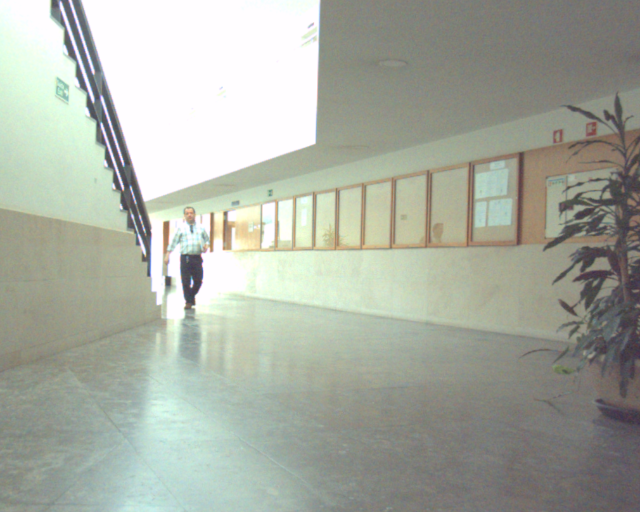
#> input picture rgb/images/000000_1715264823253314592.png, 640 x 512 px; its folder holds only this picture in this run
$ python create_rgbt.py
#> lines starting #> are read from the running program, lines starting #| are printed output that depends on the picture
import os
from PIL import Image
import numpy as np

rgb_folder = 'rgb'
thermal_folder = 'thermal'
output_folder = 'rgbt'

files = os.listdir(os.path.join(rgb_folder,'images'))

try:
    os.makedirs(os.path.join(output_folder,'images'))
    os.makedirs(os.path.join(output_folder,'labels'))
except:
    pass

id = 1
qnt = len(files)
for i in files:
    print(id,'/',qnt,'-',i)
    r_img = np.array(Image.open(os.path.join(rgb_folder,'images',i)))
#> r_img is the input picture: shape (512, 640, 3); mean R, G, B 168.8, 173.6, 162.4
    t_img = np.array(Image.open(os.path.join(thermal_folder,'images',i)))
    t_img = t_img[:, :, 0]
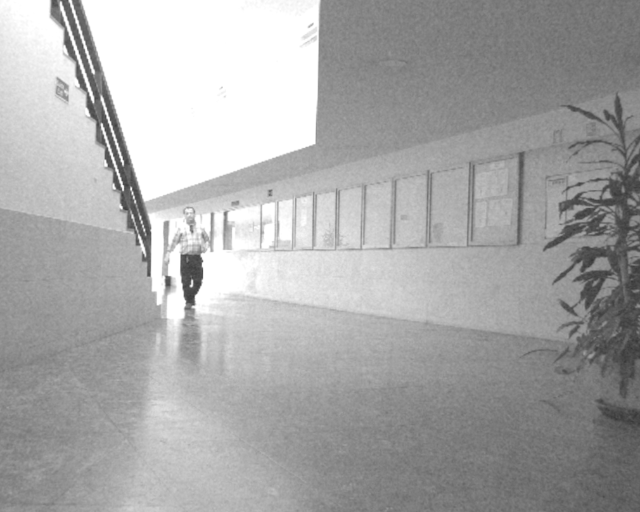
#> t_img: shape (512, 640); min 54, max 255, mean 168.8
    rgbt_img = np.concatenate((r_img,np.expand_dims(t_img,axis=2)),axis=2)
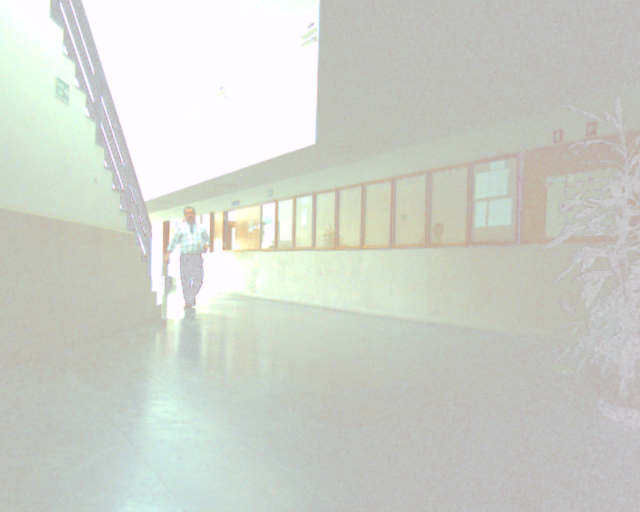
#> rgbt_img: shape (512, 640, 4); mean R, G, B, A 168.8, 173.6, 162.4, 168.8; transparent parts drawn white
    rgbt_img = Image.fromarray(rgbt_img)
    rgbt_img.save(os.path.join(output_folder,'images',i))
    id=id+1

$ run again, on rgb/images/000088_1715265041353878733.png
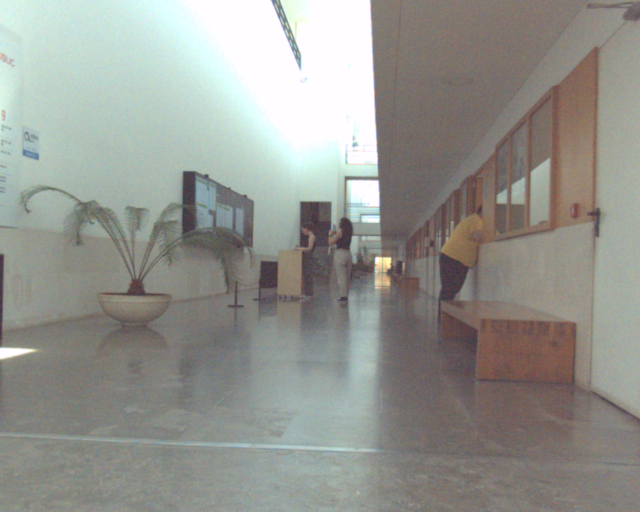
#> input picture rgb/images/000088_1715265041353878733.png, 640 x 512 px
#> r_img is the input picture: shape (512, 640, 3); mean R, G, B 148.6, 149.5, 143.7
#> `t_img = t_img[:, :, 0]`:
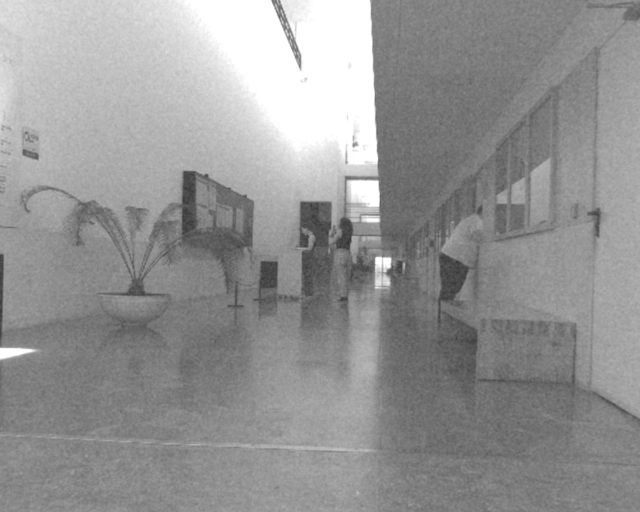
#> t_img: shape (512, 640); min 51, max 255, mean 148.6
#> `rgbt_img = np.concatenate((r_img,np.expand_dims(t_img,axis=2)),axis=2)`:
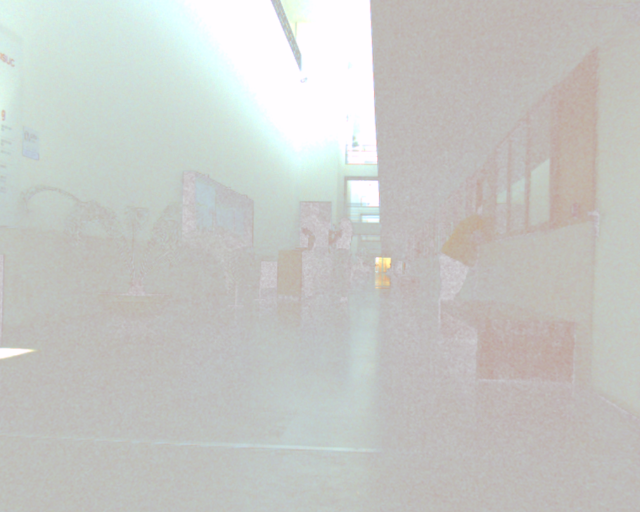
#> rgbt_img: shape (512, 640, 4); mean R, G, B, A 148.6, 149.5, 143.7, 148.6; transparent parts drawn white

$ run again, on rgb/images/000119_1715086464681735179.png
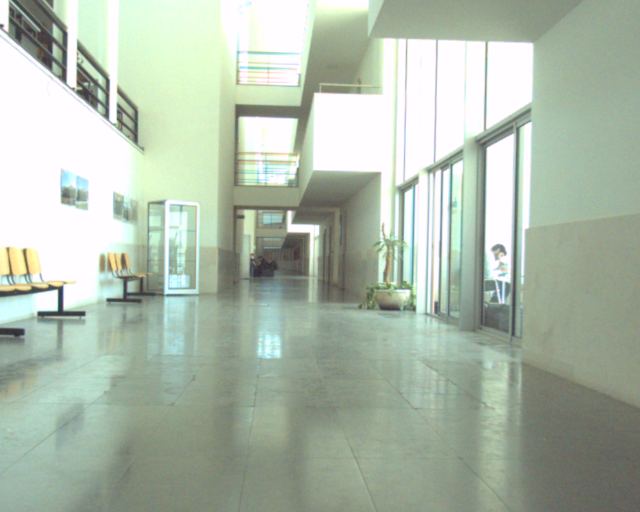
#> input picture rgb/images/000119_1715086464681735179.png, 640 x 512 px
#> r_img is the input picture: shape (512, 640, 3); mean R, G, B 174.3, 187.3, 171.4
#> `t_img = t_img[:, :, 0]`:
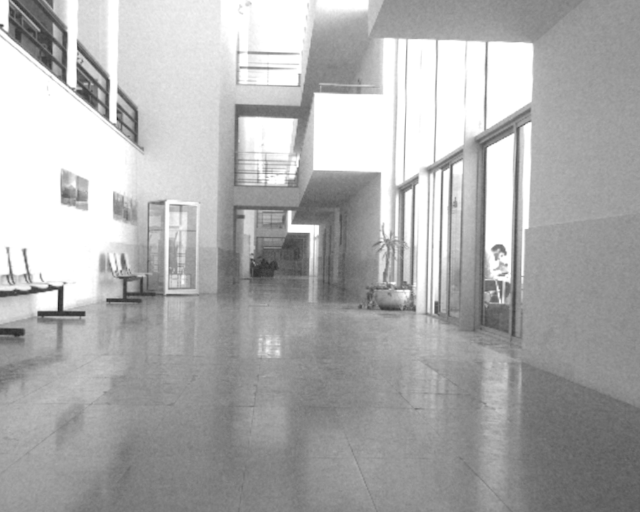
#> t_img: shape (512, 640); min 41, max 255, mean 174.3
#> `rgbt_img = np.concatenate((r_img,np.expand_dims(t_img,axis=2)),axis=2)`:
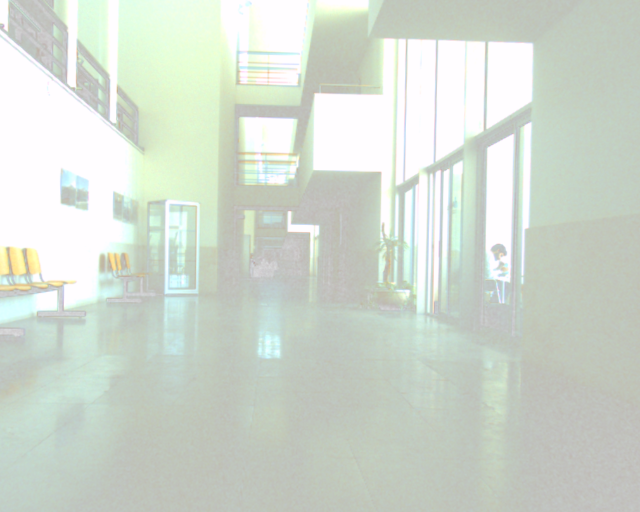
#> rgbt_img: shape (512, 640, 4); mean R, G, B, A 174.3, 187.3, 171.4, 174.3; transparent parts drawn white

$ run again, on rgb/images/000131_1715859106372163130.png
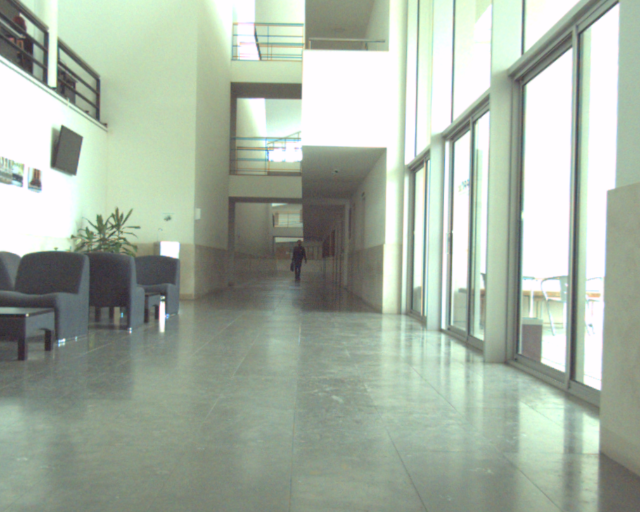
#> input picture rgb/images/000131_1715859106372163130.png, 640 x 512 px
#> r_img is the input picture: shape (512, 640, 3); mean R, G, B 167.1, 179.1, 164.6
#> `t_img = t_img[:, :, 0]`:
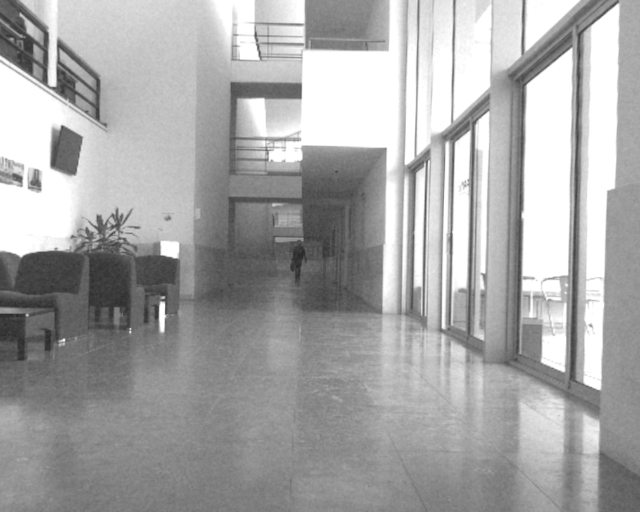
#> t_img: shape (512, 640); min 35, max 255, mean 167.1
#> `rgbt_img = np.concatenate((r_img,np.expand_dims(t_img,axis=2)),axis=2)`:
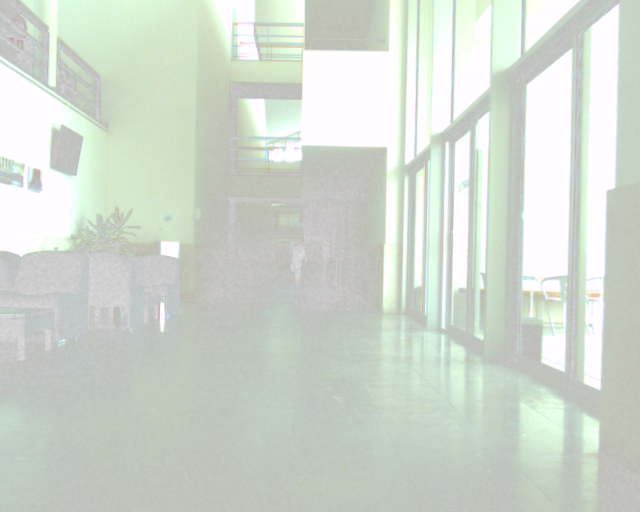
#> rgbt_img: shape (512, 640, 4); mean R, G, B, A 167.1, 179.1, 164.6, 167.1; transparent parts drawn white

$ run again, on rgb/images/000044_1715860180846144682.png
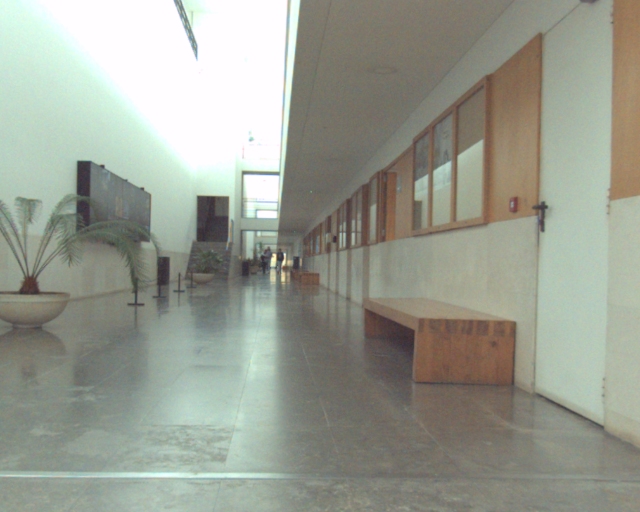
#> input picture rgb/images/000044_1715860180846144682.png, 640 x 512 px
#> r_img is the input picture: shape (512, 640, 3); mean R, G, B 153, 157, 145.1
#> `t_img = t_img[:, :, 0]`:
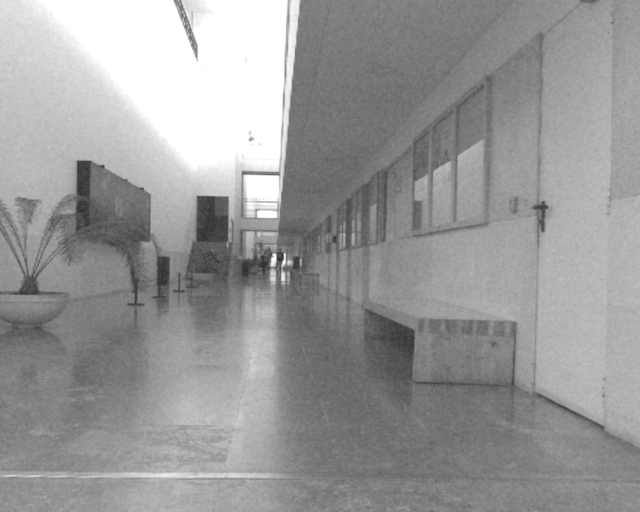
#> t_img: shape (512, 640); min 43, max 255, mean 153
#> `rgbt_img = np.concatenate((r_img,np.expand_dims(t_img,axis=2)),axis=2)`:
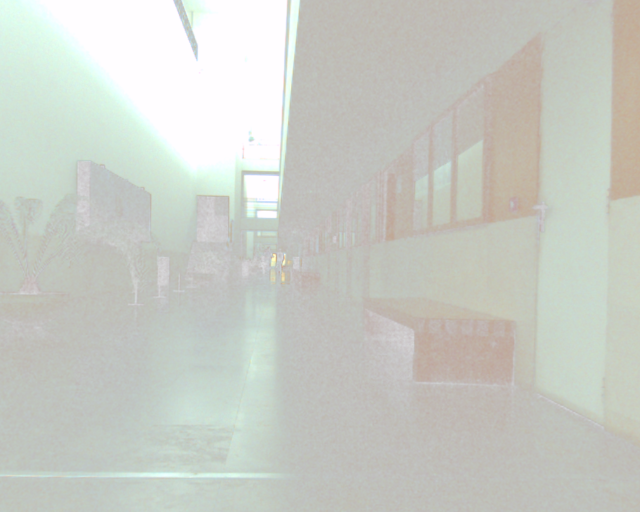
#> rgbt_img: shape (512, 640, 4); mean R, G, B, A 153, 157, 145.1, 153; transparent parts drawn white
